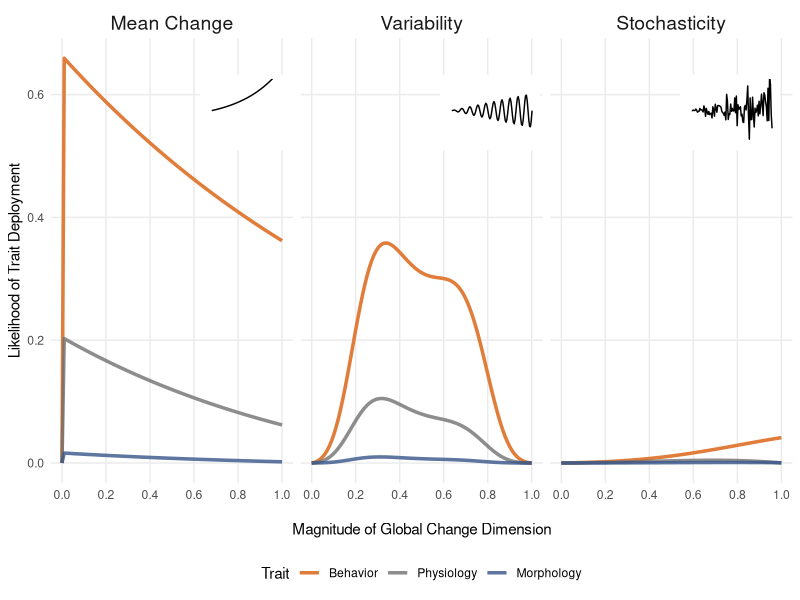

The R script that drew this image:
# Trait Model for Sommer et al - Oikos

# Libraries
library(ggplot2)
library(dplyr)
library(patchwork)
library(grid)
library(cowplot)

# Define the trait deployment model
trait_deployment <- function(magnitude, predictability, trait, max_thresholds) {
  # Baseline likelihood of deployment, starting at 0 for magnitude 0
  base_likelihood <- exp(-0.5 * magnitude)
  if (magnitude == 0) return(0)
  
  # Get the threshold for this specific trait
  max_threshold <- max_thresholds[[trait]]
  
  # Trait-specific parameters for flexibility, speed, and costs
  if (trait == "Behavior") {
    flexibility <- 0.9  # High flexibility
    speed <- 0.9         # Fastest response
    maintenance_cost <- 0.7
    production_cost <- 0.1
  } else if (trait == "Physiology") {
    flexibility <- 0.5  # Moderate flexibility
    speed <- 0.5        # Intermediate response
    maintenance_cost <- 0.5
    production_cost <- 0.5
  } else if (trait == "Morphology") {
    flexibility <- 0.2  # Low flexibility
    speed <- 0.1        # Slowest response
    maintenance_cost <- 0.1
    production_cost <- 0.8
  }
  
  # Amplitude function based on global change dimension
  amplitude <- 1  # Default for mean change
  if (predictability == 0.5) {  # Variability
    amplitude <- abs(sin(magnitude * pi))
  } else if (predictability == 0) {  # Stochasticity
    set.seed(123)
    amplitude <- abs(rnorm(1, mean = 0, sd = magnitude))
    amplitude <- pmin(amplitude, 1)  # Cap amplitude at 1
  }
  
  # Smooth thresholding function, considering amplitude
  T_t <- exp(-5 * (amplitude - max_threshold)^2)
  
  # Total cost calculation
  total_cost <- maintenance_cost * (1 - predictability) + production_cost * magnitude
  
  # Likelihood function
  likelihood <- base_likelihood * flexibility * speed * T_t * (1 - total_cost) * amplitude
  
  # Likelihood is between 0 and 1
  return(pmax(pmin(likelihood, 1), 0))
}

# Data for plotting
generate_data <- function(scenario, max_thresholds = list(
    "Behavior" = 0.8,
    "Physiology" = 0.8,
    "Morphology" = 0.8
  )) {
  magnitudes <- seq(0, 1, length.out = 100)
  predictability <- ifelse(scenario == "Mean Change", 1,
                           ifelse(scenario == "Variability", 0.5, 0))
  traits <- c("Behavior", "Physiology", "Morphology")
  
  data <- expand.grid(Magnitude = magnitudes, Trait = traits)
  data$Predictability <- predictability
  data$Likelihood <- mapply(trait_deployment, 
                           data$Magnitude, 
                           data$Predictability, 
                           data$Trait,
                           MoreArgs = list(max_thresholds = max_thresholds))
  data$Scenario <- scenario
  return(data)
}

# Combine scenarios
scenarios <- c("Mean Change", "Variability", "Stochasticity")
default_thresholds <- list(
  "Behavior" = 0.8,
  "Physiology" = 0.8,
  "Morphology" = 0.8
)
data <- do.call(rbind, lapply(scenarios, function(s) generate_data(s, max_thresholds = default_thresholds)))

# Data for inset
generate_inset_data <- function(scenario) {
  x <- seq(0, 1, length.out = 100)
  if(scenario == "Mean Change") {
    y <- exp(2 * x) - 1 
    y <- (y - min(y)) / (max(y) - min(y))
    data.frame(x = x, y = y)
  } else if(scenario == "Variability") {
    frequency <- 20
    amplitude <- x * 0.3
    y <- amplitude * sin(frequency * x * pi)
    data.frame(x = x, y = y)
  } else {
    set.seed(123)
    amplitude <- x * 0.3
    y <- amplitude * rnorm(length(x))
    data.frame(x = x, y = y)
  }
}

# Create individual inset plot
create_inset <- function(scenario) {
  inset_data <- generate_inset_data(scenario)
  ggplot(inset_data, aes(x = x, y = y)) +
    geom_line(color = "black", linewidth = 0.5) +
    theme_minimal() +
    theme(
      axis.text = element_blank(),
      axis.title = element_blank(),
      panel.grid = element_blank(),
      plot.background = element_rect(fill = "white", color = NA),
      panel.background = element_rect(fill = "white", color = NA),
      plot.margin = unit(c(1,1,1,1), "mm")
    ) +
    coord_cartesian(xlim = c(0, 1), 
                    ylim = c(-0.5, 0.5))
}

# Main plot
plot_trait_deployment <- function(data, max_thresholds = list(
    "Behavior" = 0.8,
    "Physiology" = 0.8,
    "Morphology" = 0.8
  )) {
  data$Scenario <- factor(data$Scenario, 
                          levels = c("Mean Change", "Variability", "Stochasticity"))
  main_plot <- ggplot(data, aes(x = Magnitude, y = Likelihood, color = Trait)) +
    geom_line(linewidth = 1.2) +
    facet_wrap(~Scenario, nrow = 1, scales = "fixed") +
    theme_minimal() +
    scale_color_manual(values = c("Behavior" = "#df7b39fc",
                                  "Physiology" = "#707070cb",
                                  "Morphology" = "#3a578acf")) +
    scale_x_continuous(breaks = seq(0, 1, 0.2), labels = sprintf("%.1f", seq(0, 1, 0.2))) +
    labs(x = "Magnitude of Global Change Dimension",
         y = "Likelihood of Trait Deployment") +
    theme(
      legend.position = "bottom",
      panel.grid.minor = element_blank(),
      axis.title.x = element_text(margin = margin(t = 15, b = 0)),
      strip.text = element_text(size = 14)
    )
  
  insets <- list(
    "Mean Change" = create_inset("Mean Change"),
    "Variability" = create_inset("Variability"),
    "Stochasticity" = create_inset("Stochasticity")
  )
  p <- ggdraw(main_plot)
  for(scenario in names(insets)) {
    p <- p + draw_plot(
      insets[[scenario]], 
      x = ifelse(scenario == "Mean Change", 0.25,
                 ifelse(scenario == "Variability", 0.55, 0.85)),
      y = 0.75,
      width = 0.125,
      height = 0.125
    )
  }
  return(p)
}

# Plotting the updated model
plot_trait_deployment(data)


